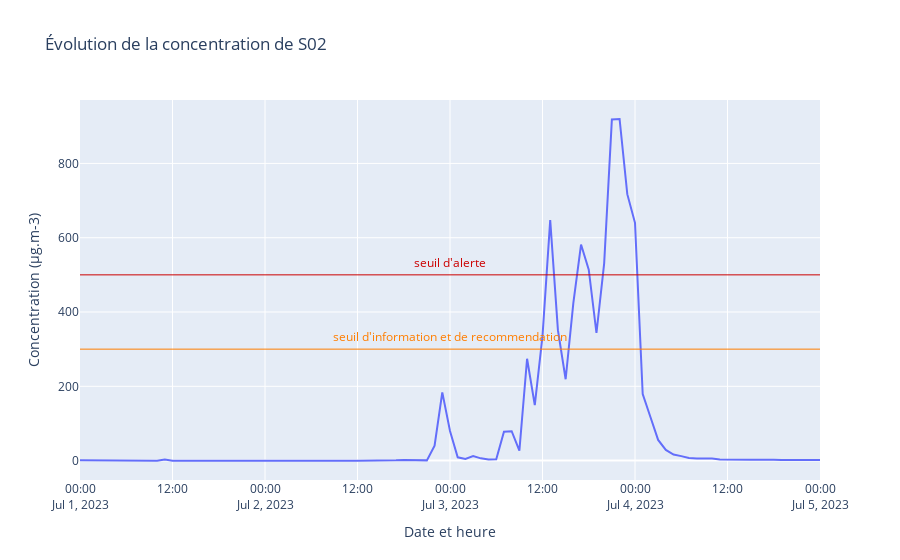

Notebook cell for this chart:
### Code cell
fig3 = time_series_concentration_polluant(
    df=df,
    date_debut="2023/07/01",
    date_fin="2023/07/05"
)

fig3.show()
